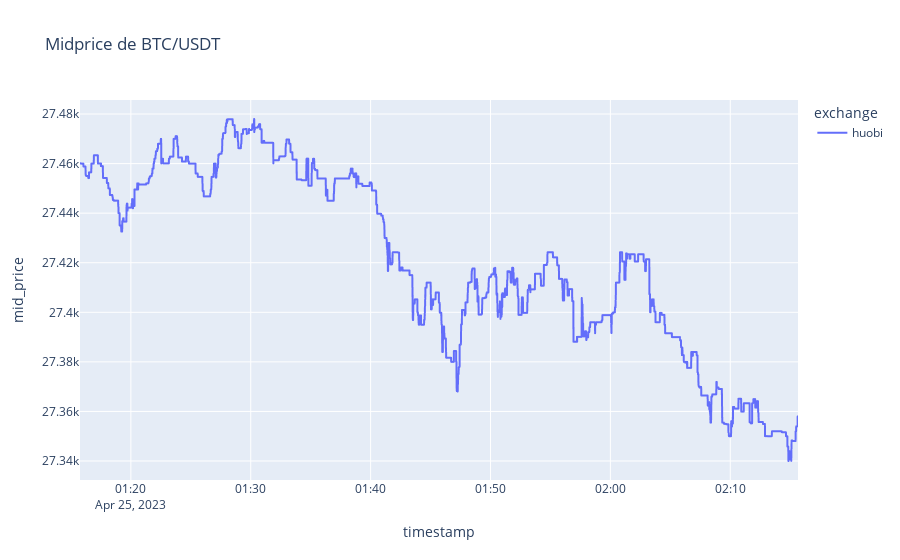

Notebook source saved alongside this figure:
### Code cell
#grafica exchange 5
vn.grafica_btc(huobibtcusdt)

### Figure 1 — Plotly figure (JSON) as saved in the notebook; plotly's stock layout.template omitted (floating-point values rounded to 4 significant figures; data arrays with more than 128 entries replaced by an {"elided": "..."} marker saying what was removed)
{"data": [{"hovertemplate": "exchange=huobi<br>timestamp=%{x}<br>mid_price=%{y}<extra></extra>", "legendgroup": "huobi", "line": {"color": "#636efa", "dash": "solid"}, "marker": {"symbol": "circle"}, "mode": "lines", "name": "huobi", "showlegend": true, "type": "scattergl", "x": {"elided": "6684 str values"}, "xaxis": "x", "y": {"elided": "6684 float values"}, "yaxis": "y"}], "layout": {"legend": {"title": {"text": "exchange"}, "tracegroupgap": 0}, "title": {"text": " Midprice de BTC/USDT"}, "xaxis": {"anchor": "y", "domain": [0, 1], "title": {"text": "timestamp"}}, "yaxis": {"anchor": "x", "domain": [0, 1], "title": {"text": "mid_price"}}}}
